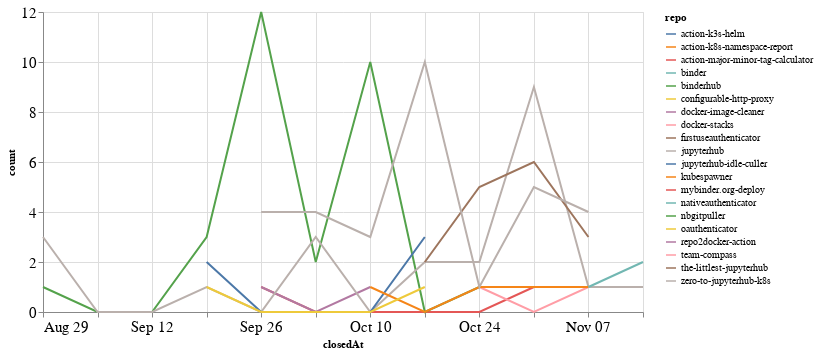

Notebook source saved alongside this figure:
### Code cell
closed_by_time = closed_by.groupby('repo').resample('W', on='closedAt').count()['author'].reset_index()
closed_by_time = closed_by_time.rename(columns={'author': 'count'})

alt.Chart(closed_by_time, width=600).mark_line().encode(
    x='closedAt',
    y='count',
    color='repo',
    tooltip="repo"
)

### Figure 1 — Vega-Lite specification as saved in the notebook (floating-point values rounded to 4 significant figures)
{"config": {"axisLeft": {"labelFontSize": 15}, "axisBottom": {"labelFontSize": 15}}, "data": {"name": "data-c4f922cde9bfa031664f03a8af8b5dcd"}, "mark": "line", "encoding": {"color": {"type": "nominal", "field": "repo"}, "tooltip": {"type": "nominal", "field": "repo"}, "x": {"type": "temporal", "field": "closedAt"}, "y": {"type": "quantitative", "field": "count"}}, "width": 600, "$schema": "https://vega.github.io/schema/vega-lite/v4.8.1.json", "datasets": {"data-c4f922cde9bfa031664f03a8af8b5dcd": [{"repo": "action-k3s-helm", "closedAt": "2021-10-10T00:00:00", "count": 2}, {"repo": "action-k8s-namespace-report", "closedAt": "2021-09-26T00:00:00", "count": 1}, {"repo": "action-major-minor-tag-calculator", "closedAt": "2021-09-26T00:00:00", "count": 1}, {"repo": "action-major-minor-tag-calculator", "closedAt": "2021-10-03T00:00:00", "count": 0}, {"repo": "action-major-minor-tag-calculator", "closedAt": "2021-10-10T00:00:00", "count": 0}, {"repo": "action-major-minor-tag-calculator", "closedAt": "2021-10-17T00:00:00", "count": 0}, {"repo": "action-major-minor-tag-calculator", "closedAt": "2021-10-24T00:00:00", "count": 0}, {"repo": "action-major-minor-tag-calculator", "closedAt": "2021-10-31T00:00:00", "count": 1}, {"repo": "binder", "closedAt": "2021-10-03T00:00:00", "count": 1}, {"repo": "binderhub", "closedAt": "2021-08-29T00:00:00", "count": 1}, {"repo": "binderhub", "closedAt": "2021-09-05T00:00:00", "count": 0}, {"repo": "binderhub", "closedAt": "2021-09-12T00:00:00", "count": 0}, {"repo": "binderhub", "closedAt": "2021-09-19T00:00:00", "count": 3}, {"repo": "binderhub", "closedAt": "2021-09-26T00:00:00", "count": 12}, {"repo": "binderhub", "closedAt": "2021-10-03T00:00:00", "count": 2}, {"repo": "binderhub", "closedAt": "2021-10-10T00:00:00", "count": 10}, {"repo": "binderhub", "closedAt": "2021-10-17T00:00:00", "count": 0}, {"repo": "binderhub", "closedAt": "2021-10-24T00:00:00", "count": 1}, {"repo": "configurable-http-proxy", "closedAt": "2021-09-19T00:00:00", "count": 1}, {"repo": "docker-image-cleaner", "closedAt": "2021-09-26T00:00:00", "count": 1}, {"repo": "docker-image-cleaner", "closedAt": "2021-10-03T00:00:00", "count": 0}, {"repo": "docker-image-cleaner", "closedAt": "2021-10-10T00:00:00", "count": 1}, {"repo": "docker-stacks", "closedAt": "2021-10-24T00:00:00", "count": 1}, {"repo": "docker-stacks", "closedAt": "2021-10-31T00:00:00", "count": 0}, {"repo": "docker-stacks", "closedAt": "2021-11-07T00:00:00", "count": 1}, {"repo": "docker-stacks", "closedAt": "2021-11-14T00:00:00", "count": 1}, {"repo": "firstuseauthenticator", "closedAt": "2021-10-31T00:00:00", "count": 4}, {"repo": "jupyterhub", "closedAt": "2021-08-29T00:00:00", "count": 3}, {"repo": "jupyterhub", "closedAt": "2021-09-05T00:00:00", "count": 0}, {"repo": "jupyterhub", "closedAt": "2021-09-12T00:00:00", "count": 0}, {"repo": "jupyterhub", "closedAt": "2021-09-19T00:00:00", "count": 1}, {"repo": "jupyterhub", "closedAt": "2021-09-26T00:00:00", "count": 0}, {"repo": "jupyterhub", "closedAt": "2021-10-03T00:00:00", "count": 3}, {"repo": "jupyterhub", "closedAt": "2021-10-10T00:00:00", "count": 0}, {"repo": "jupyterhub", "closedAt": "2021-10-17T00:00:00", "count": 2}, {"repo": "jupyterhub", "closedAt": "2021-10-24T00:00:00", "count": 2}, {"repo": "jupyterhub", "closedAt": "2021-10-31T00:00:00", "count": 9}, {"repo": "jupyterhub", "closedAt": "2021-11-07T00:00:00", "count": 1}, {"repo": "jupyterhub", "closedAt": "2021-11-14T00:00:00", "count": 1}, {"repo": "jupyterhub-idle-culler", "closedAt": "2021-09-19T00:00:00", "count": 2}, {"repo": "jupyterhub-idle-culler", "closedAt": "2021-09-26T00:00:00", "count": 0}, {"repo": "jupyterhub-idle-culler", "closedAt": "2021-10-03T00:00:00", "count": 0}, {"repo": "jupyterhub-idle-culler", "closedAt": "2021-10-10T00:00:00", "count": 0}, {"repo": "jupyterhub-idle-culler", "closedAt": "2021-10-17T00:00:00", "count": 3}, {"repo": "kubespawner", "closedAt": "2021-10-10T00:00:00", "count": 1}, {"repo": "kubespawner", "closedAt": "2021-10-17T00:00:00", "count": 0}, {"repo": "kubespawner", "closedAt": "2021-10-24T00:00:00", "count": 1}, {"repo": "kubespawner", "closedAt": "2021-10-31T00:00:00", "count": 1}, {"repo": "kubespawner", "closedAt": "2021-11-07T00:00:00", "count": 1}, {"repo": "mybinder.org-deploy", "closedAt": "2021-10-17T00:00:00", "count": 1}, {"repo": "nativeauthenticator", "closedAt": "2021-11-07T00:00:00", "count": 1}, {"repo": "nativeauthenticator", "closedAt": "2021-11-14T00:00:00", "count": 2}, {"repo": "nbgitpuller", "closedAt": "2021-11-07T00:00:00", "count": 2}, {"repo": "oauthenticator", "closedAt": "2021-09-19T00:00:00", "count": 1}, {"repo": "oauthenticator", "closedAt": "2021-09-26T00:00:00", "count": 0}, {"repo": "oauthenticator", "closedAt": "2021-10-03T00:00:00", "count": 0}, {"repo": "oauthenticator", "closedAt": "2021-10-10T00:00:00", "count": 0}, {"repo": "oauthenticator", "closedAt": "2021-10-17T00:00:00", "count": 1}, {"repo": "repo2docker-action", "closedAt": "2021-11-07T00:00:00", "count": 1}, {"repo": "team-compass", "closedAt": "2021-10-03T00:00:00", "count": 1}, {"repo": "the-littlest-jupyterhub", "closedAt": "2021-10-17T00:00:00", "count": 2}, {"repo": "the-littlest-jupyterhub", "closedAt": "2021-10-24T00:00:00", "count": 5}, {"repo": "the-littlest-jupyterhub", "closedAt": "2021-10-31T00:00:00", "count": 6}, {"repo": "the-littlest-jupyterhub", "closedAt": "2021-11-07T00:00:00", "count": 3}, {"repo": "zero-to-jupyterhub-k8s", "closedAt": "2021-09-26T00:00:00", "count": 4}, {"repo": "zero-to-jupyterhub-k8s", "closedAt": "2021-10-03T00:00:00", "count": 4}, {"repo": "zero-to-jupyterhub-k8s", "closedAt": "2021-10-10T00:00:00", "count": 3}, {"repo": "zero-to-jupyterhub-k8s", "closedAt": "2021-10-17T00:00:00", "count": 10}, {"repo": "zero-to-jupyterhub-k8s", "closedAt": "2021-10-24T00:00:00", "count": 1}, {"repo": "zero-to-jupyterhub-k8s", "closedAt": "2021-10-31T00:00:00", "count": 5}, {"repo": "zero-to-jupyterhub-k8s", "closedAt": "2021-11-07T00:00:00", "count": 4}]}}
